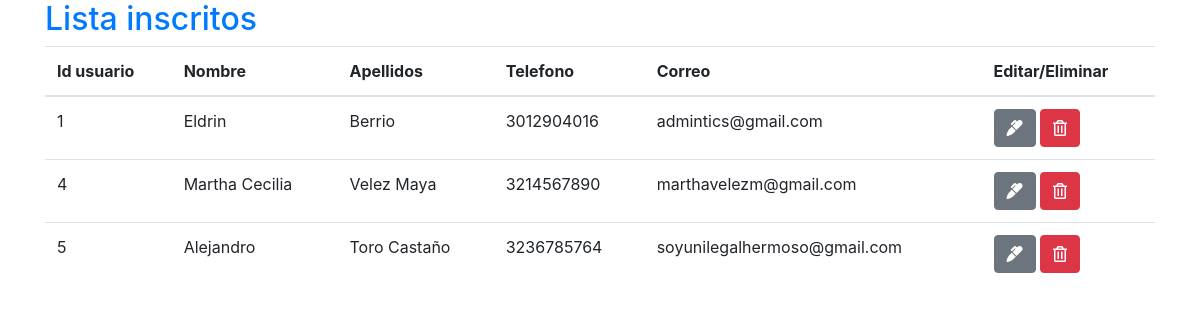
The app's page /listai.php with its own data.
### tables this page shows
CREATE TABLE `usuarios` (
  `id_usu` int(11) NOT NULL,
  `nombre` varchar(20) NOT NULL,
  `apellidos` varchar(20) NOT NULL,
  `telefono` varchar(10) NOT NULL,
  `correo` varchar(50) NOT NULL,
  `contraseña` varchar(50) NOT NULL,
  `id_rol` int(11) NOT NULL
);

### listai.php (the view, shortened to what this page needs)
<!DOCTYPE html>
<html lang="en">
<head>
    <link rel="stylesheet"
    href="https://use.fontawesome.com/releases/v5.6.3/css/all.css">
     <link rel="stylesheet" href="https://stackpath.bootstrapcdn.com/bootstrap/4.4.1/css/bootstrap.min.css">
</head>
<body>
    <div class="container">
        <div class="menu">
            <a href="rusuario.html" style="text-decoration:none; font-size:30px;"><h2>Lista inscritos</h2></a>
        </div>
        <div class="usuarios">
        <table class="table table-border ">
                <thead>
                    <tr>
                        <th>Id usuario</th>
                        <th>Nombre</th>
                        <th>Apellidos</th>
                        <th>Telefono</th>
                        <th>Correo</th>
                        <th>Editar/Eliminar</th>
                        <tbody>
                            <?php
                            $query = "SELECT * FROM usuarios";
                            $q = mysqli_query($conexion, $query);
                            while($fila=mysqli_fetch_array($q)){ ?>
                            <tr>
                                <td><?php echo $fila['id_usu'] ?></td>
                                <td><?php echo $fila['nombre'] ?></td>
                                <td><?php echo $fila['apellidos'] ?></td>
                                <td><?php echo $fila['telefono'] ?></td>
                                <td><?php echo $fila['correo'] ?></td>
                                <td>
                                    <a href=" crud/editar.php?id=<?php echo $fila['idinfo']?>" class="btn btn-secondary">
                                        <i class="fas fa-marker"></i>
                                    </a>
                                    <a href=" crud/eliminarinfo.php?id=<?php echo $fila['idinfo']?>" class="btn btn-danger" onclick="return ConfirmDelete()">
                                        <i class="far fa-trash-alt"></i>
                                    </a>
                                </td>
                            </tr>
                            <?php } ?>
                        </tbody>
                    </tr>
                </thead>
            </table>
        </div>
    </div>
</body>
</html>

### records on screen
usuarios: id_usu "1", nombre "Eldrin", apellidos "Berrio", telefono "3012904016", correo "admintics@gmail.com"
usuarios: id_usu "4", nombre "Martha Cecilia", apellidos "Velez Maya", telefono "3214567890", correo "marthavelezm@gmail.com"
usuarios: id_usu "5", nombre "Alejandro", apellidos "Toro Castaño", telefono "3236785764", correo "soyunilegalhermoso@gmail.com"
